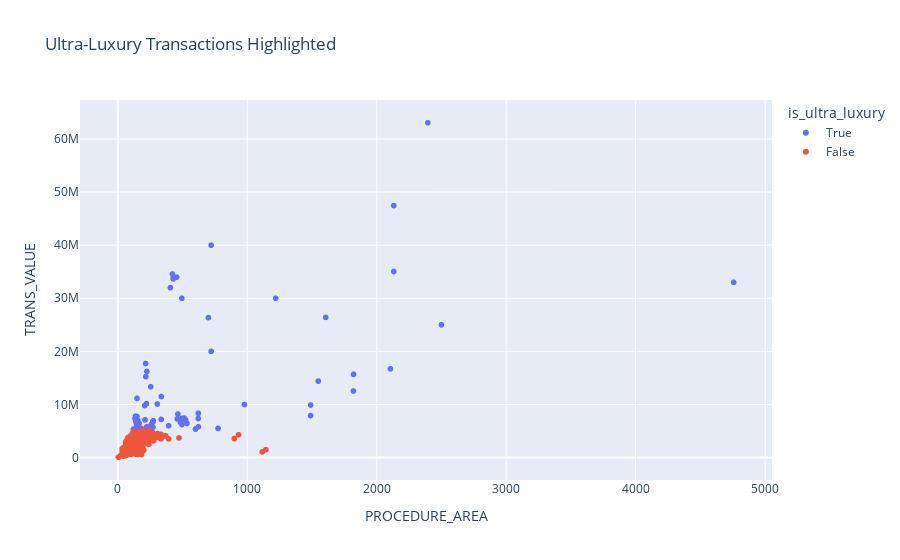

The code cell stored with this chart in its notebook:
### Code cell
import plotly.express as px
fig = px.scatter(df, x='PROCEDURE_AREA', y='TRANS_VALUE',
                 color='is_ultra_luxury',
                 title="Ultra-Luxury Transactions Highlighted")
fig.show()

### Figure 1 — Plotly figure (JSON) as saved in the notebook; plotly's stock layout.template omitted (floating-point values rounded to 4 significant figures; data arrays with more than 128 entries replaced by an {"elided": "..."} marker saying what was removed)
{"data": [{"hovertemplate": "is_ultra_luxury=True<br>PROCEDURE_AREA=%{x}<br>TRANS_VALUE=%{y}<extra></extra>", "legendgroup": "True", "marker": {"color": "#636efa", "symbol": "circle"}, "mode": "markers", "name": "True", "showlegend": true, "type": "scattergl", "x": [494.6, 270.2, 223.7, 273.8, 335.1, 258.4, 164.4, 271.5, 258.5, 453.9, 147.3, 139.8, 147.6, 182.0, 140.5, 253.9, 421.8, 214.4, 459.3, 133.0, 427.8, 427.7, 163.4, 221.2, 216.3, 224.7, 259.9, 135.6, 305.4, 154.8, 150.9, 207.2, 495.8, 1820.0, 1488.0, 144.1, 336.1, 137.0, 120.0, 148.2, 210.1, 392.4, 255.0, 720.7, 139.1, 622.0, 271.1, 977.9, 406.4, 495.8, 621.0, 720.7, 622.0, 534.2, 1549.0, 2500.0, 4757.0, 1219.0, 523.3, 484.2, 2106.0, 2131.0, 1606.0, 2131.0, 512.3, 464.0, 774.4, 600.0, 1821.0, 1489.0, 700.0, 2395.0], "xaxis": "x", "y": [30000000.0, 6832000.0, 5797000.0, 6947000.0, 7180000.0, 6201000.0, 6443000.0, 6718000.0, 6034000.0, 33980000.0, 7725000.0, 5701000.0, 7740000.0, 5500000.0, 7380000.0, 13340000.0, 34560000.0, 17710000.0, 7300000.0, 7350000.0, 33640000.0, 33970000.0, 5288000.0, 10160000.0, 15240000.0, 16230000.0, 6293000.0, 5498000.0, 10090000.0, 6997000.0, 5800000.0, 9800000.0, 7400000.0, 12540000.0, 7920000.0, 6450000.0, 11500000.0, 7800000.0, 5350000.0, 11150000.0, 7100000.0, 6000000.0, 5650000.0, 40000000.0, 6800000.0, 8350000.0, 5700000.0, 10000000.0, 32000000.0, 6216000.0, 7350000.0, 20000000.0, 5810000.0, 6429000.0, 14400000.0, 25000000.0, 33000000.0, 30000000.0, 7100000.0, 6630000.0, 16710000.0, 35040000.0, 26400000.0, 47440000.0, 7450000.0, 8200000.0, 5495000.0, 5370000.0, 15680000.0, 9904000.0, 26350000.0, 63050000.0], "yaxis": "y"}, {"hovertemplate": "is_ultra_luxury=False<br>PROCEDURE_AREA=%{x}<br>TRANS_VALUE=%{y}<extra></extra>", "legendgroup": "False", "marker": {"color": "#EF553B", "symbol": "circle"}, "mode": "markers", "name": "False", "showlegend": true, "type": "scattergl", "x": {"elided": "956 float values"}, "xaxis": "x", "y": {"elided": "956 float values"}, "yaxis": "y"}], "layout": {"legend": {"title": {"text": "is_ultra_luxury"}, "tracegroupgap": 0}, "title": {"text": "Ultra-Luxury Transactions Highlighted"}, "xaxis": {"anchor": "y", "domain": [0, 1], "title": {"text": "PROCEDURE_AREA"}}, "yaxis": {"anchor": "x", "domain": [0, 1], "title": {"text": "TRANS_VALUE"}}}}
